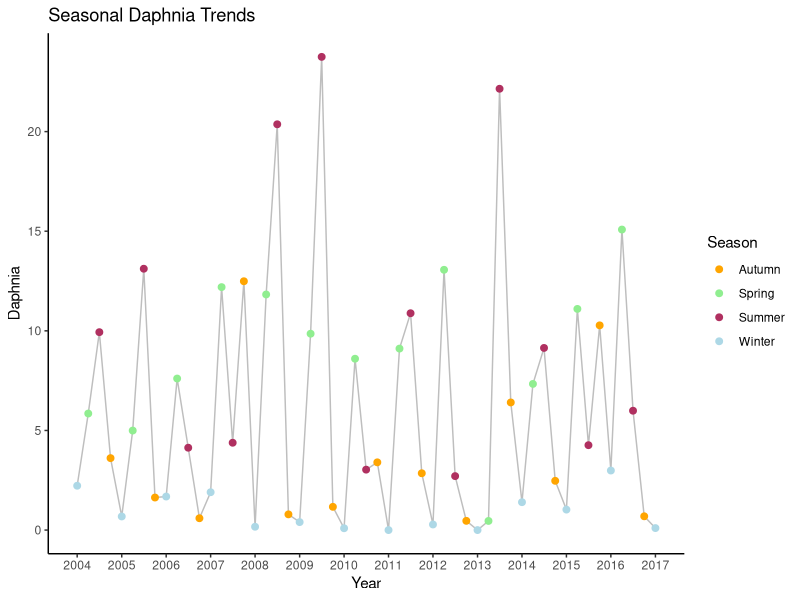

Generate this figure with R: (Note: this script raises an error after producing the figure.)
#10/3/25
#cleaning predator dataset - plot against biomass

library(tidyverse)

predator_data<-read.csv("data/csv/crustaceanzooplankton_1980-2023.csv")

predator_data<-predator_data %>% select(Date,Daphnia.hyalina.ind.L) %>% 
  mutate(Date=dmy(Date),
         year = year(Date),  # Extract year
         month = month(Date)) %>% 
  filter(!is.na(Date)) %>%
  mutate(Daphnia= as.numeric(Daphnia.hyalina.ind.L)) %>% 
  select(-Daphnia.hyalina.ind.L)

View(predator_data)

#monthly average
average_predator <- predator_data %>% 
  group_by(year, month) %>% 
  summarise(across(where(is.numeric), mean, na.rm = TRUE)) %>%  # Average numeric cols
  ungroup() %>%  
  mutate(YearMonth = as.Date(paste(year, month, "01", sep = "-"))  # Create a proper date format
  ) %>%
  filter(YearMonth>= as.Date("2004-01-01") & YearMonth <= as.Date("2016-12-01"))

View(average_predator)

#seasonal average 
seasonal_predator<-average_predator %>% 
mutate(
  season = case_when(
    month %in% c(12) ~ "Winter",    # December is Winter
    month %in% c(1, 2) ~ "Winter",  # January & February are also Winter
    month %in% c(3, 4, 5) ~ "Spring",
    month %in% c(6, 7, 8) ~ "Summer",
    month %in% c(9, 10, 11) ~ "Autumn"
  ),
  season_year = if_else(month == 12, year + 1, year)  # Shift December’s year forward
) %>%
  group_by(season_year, season) %>%
  summarise(across(Daphnia, mean, na.rm = TRUE), .groups = "drop") 

seasonal_predator<- seasonal_predator %>% 
  mutate(
    month_for_plot = case_when(
      season == "Winter" ~ 1,   # Assign January as representative of Winter
      season == "Spring" ~ 4,   # April for Spring
      season == "Summer" ~ 7,   # July for Summer
      season == "Autumn" ~ 10   # October for Autumn
    ),
    date_for_plot = as.Date(paste(season_year, month_for_plot, "01", sep = "-")) # Create valid Date
  ) 

View(seasonal_predator)

#plotting seasonal trend
plot_seasonalpredator<-ggplot(seasonal_predator, aes(x = date_for_plot, y = `Daphnia`)) +
  geom_line(linewidth= 0.5, colour='grey') +  # Line plot for trends
  geom_point(size = 2, aes(colour=season)) +   # Points for individual data
  labs(title = "Seasonal Daphnia Trends",
       x = "Year",
       y = "Daphnia",
       color = "Season") +
  theme_classic() +
  scale_color_manual(values = c("Winter" = "lightblue", "Spring" = "lightgreen", 
                                "Summer" = "maroon", "Autumn" = "orange"))+
  scale_x_date(date_labels = "%Y", date_breaks = "1 year")
plot_seasonalpredator

ggsave("output/seasonaltimeseries/predator.png",plot_seasonalchla,width=16,height=8,dpi=450)

